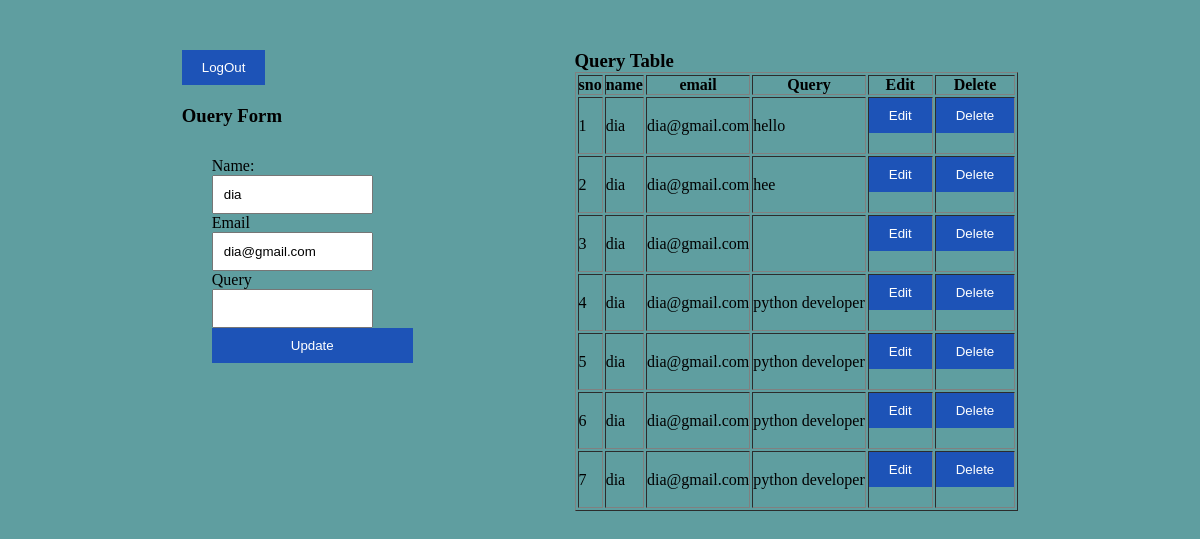
/edit/18, run on the app's committed database.
### app/models.py (models this page shows, shortened)
class myQuery(models.Model):
    stu_name=models.CharField(max_length=50)
    stu_email=models.CharField(max_length=50)
    stu_query=models.CharField(max_length=50)

### app/views.py (the view)
# urls.py: path('edit/<int:x>',views.edit,name="edit"),
def edit(request,x):
    data1=myQuery.objects.get(id=x)
    id1=data1.id
    email=data1.stu_email
    name=data1.stu_name
    query=data1.stu_query
    data=Students.objects.get(stu_email=email)
    data={
        'name':data.stu_name,
        'email':data.stu_email,
        'contact':data.stu_contact,
        'password':data.stu_password
        }
    query_data=myQuery.objects.filter(stu_email=email)
    edit_data={
        'id':id1,
        'email':email,
        'name':name,
        'query':query,
    }
    return render(request,'dashboad.html',{'key2':edit_data, 'data':data, 'query_data':query_data})

### app/templates/dashboad.html (shortened to what this page needs)
<!DOCTYPE html>
{% load static %}
<html lang="en">
<head>
    <link rel="stylesheet" href="{% static 'css/style.css' %}">
</head>
<body>
 <div class="dashboard">
    <div>
      <a href="{% url 'logout' %}" ><button class="btn">LogOut</button></a>
        <h3>Ouery Form</h3>
        {% if key2 %}
        <form action="{% url 'update' x=key2.id %}" x=key2.id class="form" method="post" >
            <label for="name">Name:</label>
            <input type="text" name="name" value="{{key2.name}}" readonly >
            <label for="email">Email</label>
            <input type="email" name="email" value="{{key2.email}}" readonly>
            <label for="query">Query</label>
            <input type="text" name="query" value="{{key2.query}}"  inputmode="">
            <button class="btn">Update</button>
            </form>
            {% endif %}
    </div>
    <div>
        <h3>Query Table</h3>
<table border="1">
    <tr>
        <th>sno</th>
        <th>name</th>
        <th>email</th>
        <th>Query</th>
        <th>Edit</th>
        <th>Delete</th>
    </tr>
   <tbody>
    {% for i in query_data %}
    <tr>
    <td>{{forloop.counter}}</td>
    <td>{{i.stu_name}}</td>
    <td>{{i.stu_email}}</td>
    <td>{{i.stu_query}}</td>
   <td><a href="{% url 'edit' x=i.id %}"><button class="btn">Edit </button></a></td>
   <td><a href="{% url 'delete' x=i.id y=i.stu_email %}"><button class="btn">Delete</button></a></td>
    </tr>
    {% endfor %}
   </tbody>
</table>
    </div>
</div>
</body>
</html>

### app/static/css/style.css (style rules this page uses)
* { padding:0; margin:0; box-sizing: border-box; }
body { background-color: cadetblue; }
.form { display: flex; flex-direction: column; justify-content: space-around; padding:30px; }
.dashboard { padding:50px; display: flex; justify-content: space-evenly; }
form input { width: 80%; padding:10px; }

### data on the page
myQuery: name "dia", email "dia@gmail.com", stu_name "dia", stu_email "dia@gmail.com"
myQuery: stu_name "dia", stu_email "dia@gmail.com", stu_query "hello"
myQuery: stu_name "dia", stu_email "dia@gmail.com", stu_query "hee"
myQuery: stu_name "dia", stu_email "dia@gmail.com", stu_query "python developer"
myQuery: stu_name "dia", stu_email "dia@gmail.com", stu_query "python developer"
myQuery: stu_name "dia", stu_email "dia@gmail.com", stu_query "python developer"
myQuery: stu_name "dia", stu_email "dia@gmail.com", stu_query "python developer"
